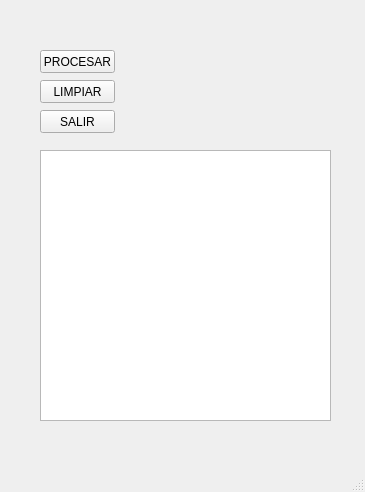
<?xml version="1.0" encoding="UTF-8"?>
<ui version="4.0">
 <class>MainWindow</class>
 <widget class="QMainWindow" name="MainWindow">
  <property name="geometry">
   <rect>
    <x>0</x>
    <y>0</y>
    <width>365</width>
    <height>492</height>
   </rect>
  </property>
  <property name="windowTitle">
   <string>MainWindow</string>
  </property>
  <widget class="QWidget" name="centralwidget">
   <widget class="QPushButton" name="btnProcesar">
    <property name="geometry">
     <rect>
      <x>40</x>
      <y>50</y>
      <width>75</width>
      <height>23</height>
     </rect>
    </property>
    <property name="text">
     <string>PROCESAR</string>
    </property>
   </widget>
   <widget class="QPushButton" name="btnLimpiar">
    <property name="geometry">
     <rect>
      <x>40</x>
      <y>80</y>
      <width>75</width>
      <height>23</height>
     </rect>
    </property>
    <property name="text">
     <string>LIMPIAR</string>
    </property>
   </widget>
   <widget class="QPushButton" name="btnSalir">
    <property name="geometry">
     <rect>
      <x>40</x>
      <y>110</y>
      <width>75</width>
      <height>23</height>
     </rect>
    </property>
    <property name="text">
     <string>SALIR</string>
    </property>
   </widget>
   <widget class="QTextEdit" name="txtS">
    <property name="geometry">
     <rect>
      <x>40</x>
      <y>150</y>
      <width>291</width>
      <height>271</height>
     </rect>
    </property>
   </widget>
  </widget>
  <widget class="QMenuBar" name="menubar">
   <property name="geometry">
    <rect>
     <x>0</x>
     <y>0</y>
     <width>365</width>
     <height>21</height>
    </rect>
   </property>
  </widget>
  <widget class="QStatusBar" name="statusbar"/>
 </widget>
 <resources/>
 <connections/>
</ui>
